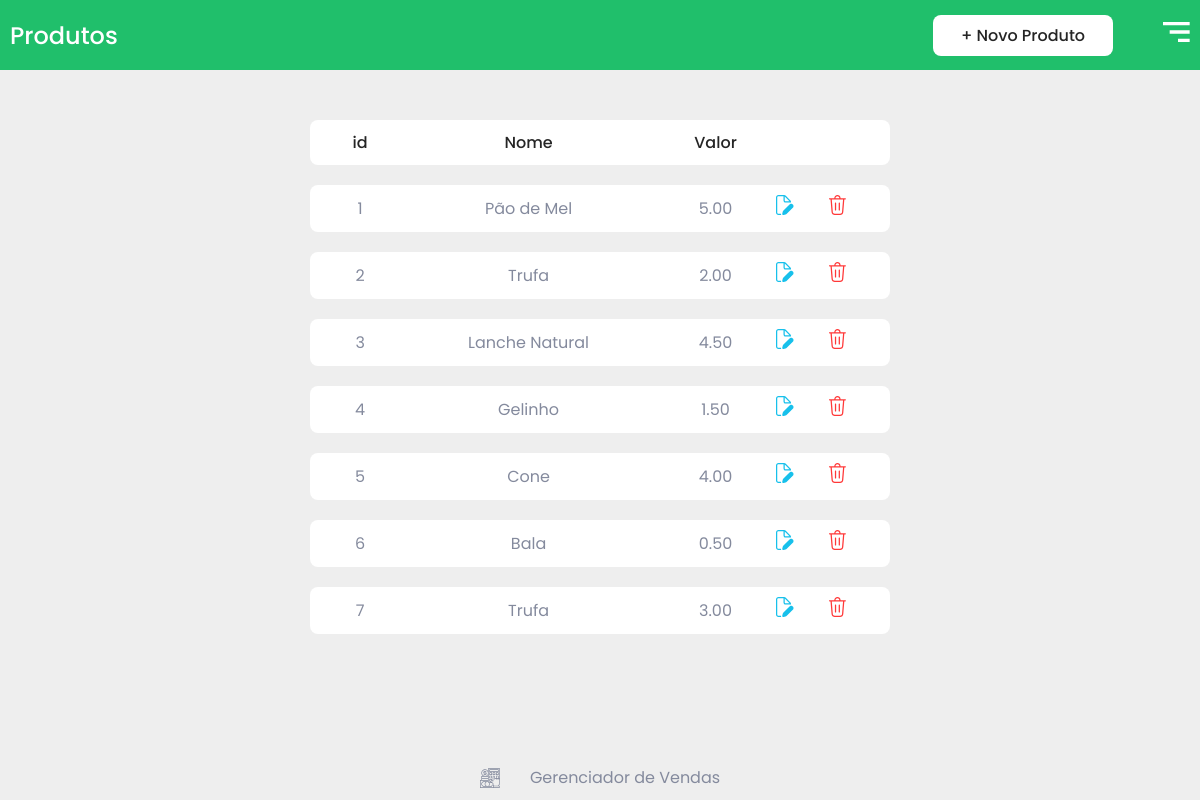
Page /produtos.php (signed in) on the committed database.
### tables this page shows
CREATE TABLE `produtos` (
  `id` int(11) NOT NULL,
  `id_usuario` int(11) NOT NULL,
  `nome` varchar(40) NOT NULL,
  `valor` decimal(10,2) NOT NULL
);

### app/produto/view.php (called while the page is built, shortened)
<?php
  require_once("../conexao.php");
  try {
    $id_usuario = $_SESSION['id'];
    $sql = "SELECT id, nome, valor FROM produtos WHERE id_usuario = $id_usuario";
    $select = $conexao -> query($sql);
    $result = $select -> fetchAll();
  }
  catch (PDOException $e) {
    echo "Erro: " . $e->getCode() . "<br> Mensagem: " . $e->getMessage();
  }

### produtos.php (the view, shortened to what this page needs)
<!DOCTYPE html>
<html lang="pt-br">
  <head>
    <link rel="stylesheet" href="./css/style.css">
    <link rel="stylesheet" href="./css/tables.css">
  </head>
  <body>
    <header>
      <div class="container">
        <h1>Produtos</h1>
        <div>
          <a href="#" class="btn" id="btn-modal">+ Novo Produto</a>
          <nav class="menu">
            <a href="#"><img src="./assets/menu.svg" alt="Menu"></a>
          </nav>
        </div>
      </div>
    </header>
    <main class="produtos">
      <div class="container">
        <table>
          <thead>
            <tr>
              <th>id</th>
              <th>Nome</th>
              <th>Valor</th>
              <th></th>
              <th></th>
            </tr>
          </thead>
          <tbody>
            <?php
              require_once("./app/produto/view.php");
              foreach ($result as $linha) {
            ?>
              <tr>
                <td><?= $linha["id"]; ?></td>
                <td><?= $linha["nome"]; ?></td>
                <td><?= $linha["valor"]; ?></td>
                <td>
                  <a href="#"><img src="./assets/edit.svg" alt="Editar"></a>
                </td>
                <td>
                  <a href="#"><img src="./assets/delete.svg" alt="Deletar"></a>
                </td>
              </tr>
            <?php
              }
            ?>
          </tbody>
        </table>
      </div>
    </main>
    <footer>
      <img src="./assets/footer-logo.svg" alt="Logo">
      <p>Gerenciador de Vendas</p>
    </footer>
  </body>
</html>

### css/style.css (style rules this page uses)
* { margin: 0; padding: 0; -webkit-box-sizing: border-box; box-sizing: border-box; }
a { text-decoration: none; }
body, input, button, textarea, select { font-family: 'Poppins', sans-serif; font-weight: 400; font-size: 1rem; color: #252525; }
body { background-color: #EEEEEE; min-height: 100vh; display: -webkit-box; display: -ms-flexbox; display: flex; -webkit-box-orient: vertical; -webkit-box-direction: normal; -ms-flex-direction: column; flex-direction: column; }
.container { max-width: 1180px; margin: 0 auto; }
header { background-color: #20BF6B; -ms-flex-negative: 0; flex-shrink: 0; height: 70px; }
header h1 { font-weight: 500; font-size: 1.5rem; color: #FFF; }
header .container { display: -webkit-box; display: -ms-flexbox; display: flex; -webkit-box-pack: justify; -ms-flex-pack: justify; justify-content: space-between; -webkit-box-align: center; -ms-flex-align: center; align-items: center; height: 70px; }
header .container div { display: -webkit-box; display: -ms-flexbox; display: flex; -webkit-box-align: center; -ms-flex-align: center; align-items: center; }
header .container .btn { margin-right: 50px; }
header .menu { position: relative; }
main { -webkit-box-flex: 1; -ms-flex: 1 0 auto; flex: 1 0 auto; }
.btn { width: 180px; border: none; border-radius: 8px; padding: 8px 0; font-weight: 500; font-size: 1rem; cursor: pointer; -webkit-transition: background .3s; transition: background .3s; text-align: center; display: inline-block; background-color: #FFF; color: #252525; -webkit-transition: color .2s; transition: color .2s; }
table { width: 100%; border: none; border-spacing: 0 20px; }
table tr { background-color: #FFF; }
table td, table th { padding: 10px 0; }
table td:first-child, table th:first-child { border-radius: 8px 0 0 8px; padding-left: 20px; }
table td:last-child, table th:last-child { border-radius: 0 8px 8px 0; padding-right: 20px; }
table th { font-weight: 500; font-size: 1rem; }
table td { font-weight: 400; font-size: 1rem; text-align: center; color: #848A9D; }
footer { display: -webkit-box; display: -ms-flexbox; display: flex; -webkit-box-pack: center; -ms-flex-pack: center; justify-content: center; -webkit-box-align: center; -ms-flex-align: center; align-items: center; -ms-flex-negative: 0; flex-shrink: 0; padding: 10px 0; }
footer p { margin-left: 30px; color: #848A9D; }

### css/tables.css (style rules this page uses)
table { margin-top: 30px; }
.produtos .container { max-width: 580px; }

### rows in the picture
produtos: id "1", nome "Pão de Mel", valor "5.00"
produtos: id "2", nome "Trufa", valor "2.00"
produtos: id "3", nome "Lanche Natural", valor "4.50"
produtos: id "4", nome "Gelinho", valor "1.50"
produtos: id "5", nome "Cone", valor "4.00"
produtos: id "6", nome "Bala", valor "0.50"
produtos: id "7", nome "Trufa", valor "3.00"
